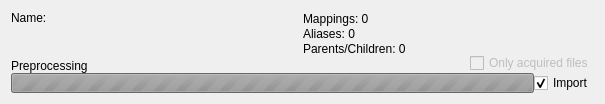
<?xml version="1.0" encoding="UTF-8"?>
<ui version="4.0">
 <class>TagServiceWidget</class>
 <widget class="QWidget" name="TagServiceWidget">
  <property name="geometry">
   <rect>
    <x>0</x>
    <y>0</y>
    <width>605</width>
    <height>104</height>
   </rect>
  </property>
  <property name="sizePolicy">
   <sizepolicy hsizetype="Preferred" vsizetype="Fixed">
    <horstretch>0</horstretch>
    <verstretch>0</verstretch>
   </sizepolicy>
  </property>
  <property name="windowTitle">
   <string>Form</string>
  </property>
  <layout class="QVBoxLayout" name="verticalLayout_5">
   <item>
    <layout class="QVBoxLayout" name="verticalLayout_4">
     <property name="spacing">
      <number>0</number>
     </property>
     <item>
      <layout class="QHBoxLayout" name="horizontalLayout_3">
       <property name="spacing">
        <number>0</number>
       </property>
       <item>
        <layout class="QVBoxLayout" name="verticalLayout_2">
         <property name="spacing">
          <number>0</number>
         </property>
         <property name="leftMargin">
          <number>0</number>
         </property>
         <property name="topMargin">
          <number>0</number>
         </property>
         <property name="rightMargin">
          <number>0</number>
         </property>
         <property name="bottomMargin">
          <number>0</number>
         </property>
         <item>
          <widget class="QLabel" name="name">
           <property name="sizePolicy">
            <sizepolicy hsizetype="Preferred" vsizetype="Fixed">
             <horstretch>0</horstretch>
             <verstretch>0</verstretch>
            </sizepolicy>
           </property>
           <property name="minimumSize">
            <size>
             <width>0</width>
             <height>0</height>
            </size>
           </property>
           <property name="text">
            <string>Name: </string>
           </property>
          </widget>
         </item>
         <item alignment="Qt::AlignmentFlag::AlignBottom">
          <widget class="QLabel" name="statusLabel">
           <property name="sizePolicy">
            <sizepolicy hsizetype="Preferred" vsizetype="Fixed">
             <horstretch>0</horstretch>
             <verstretch>0</verstretch>
            </sizepolicy>
           </property>
           <property name="text">
            <string>Preprocessing</string>
           </property>
          </widget>
         </item>
        </layout>
       </item>
       <item>
        <layout class="QVBoxLayout" name="verticalLayout_3">
         <property name="spacing">
          <number>0</number>
         </property>
         <item>
          <layout class="QVBoxLayout" name="verticalLayout">
           <property name="spacing">
            <number>0</number>
           </property>
           <property name="sizeConstraint">
            <enum>QLayout::SizeConstraint::SetDefaultConstraint</enum>
           </property>
           <item>
            <widget class="QLabel" name="mappingsCount">
             <property name="text">
              <string>Mappings: 0</string>
             </property>
            </widget>
           </item>
           <item alignment="Qt::AlignmentFlag::AlignTop">
            <widget class="QLabel" name="aliasesCount">
             <property name="sizePolicy">
              <sizepolicy hsizetype="Preferred" vsizetype="Maximum">
               <horstretch>0</horstretch>
               <verstretch>0</verstretch>
              </sizepolicy>
             </property>
             <property name="text">
              <string>Aliases: 0</string>
             </property>
            </widget>
           </item>
          </layout>
         </item>
         <item>
          <layout class="QHBoxLayout" name="horizontalLayout_2">
           <property name="spacing">
            <number>0</number>
           </property>
           <item alignment="Qt::AlignmentFlag::AlignTop">
            <widget class="QLabel" name="parentsCount">
             <property name="sizePolicy">
              <sizepolicy hsizetype="Preferred" vsizetype="Maximum">
               <horstretch>0</horstretch>
               <verstretch>0</verstretch>
              </sizepolicy>
             </property>
             <property name="text">
              <string>Parents/Children: 0</string>
             </property>
            </widget>
           </item>
           <item alignment="Qt::AlignmentFlag::AlignRight|Qt::AlignmentFlag::AlignBottom">
            <widget class="QCheckBox" name="checkBox">
             <property name="enabled">
              <bool>false</bool>
             </property>
             <property name="sizePolicy">
              <sizepolicy hsizetype="Fixed" vsizetype="Fixed">
               <horstretch>0</horstretch>
               <verstretch>0</verstretch>
              </sizepolicy>
             </property>
             <property name="toolTip">
              <string>&lt;html&gt;&lt;head/&gt;&lt;body&gt;&lt;p&gt;Only processes mappings for files that you've obtained&lt;/p&gt;&lt;/body&gt;&lt;/html&gt;</string>
             </property>
             <property name="text">
              <string>Only acquired files</string>
             </property>
            </widget>
           </item>
          </layout>
         </item>
        </layout>
       </item>
      </layout>
     </item>
     <item>
      <layout class="QHBoxLayout" name="horizontalLayout">
       <property name="spacing">
        <number>0</number>
       </property>
       <item>
        <widget class="QProgressBar" name="progressBar">
         <property name="enabled">
          <bool>false</bool>
         </property>
         <property name="sizePolicy">
          <sizepolicy hsizetype="Expanding" vsizetype="Maximum">
           <horstretch>0</horstretch>
           <verstretch>0</verstretch>
          </sizepolicy>
         </property>
         <property name="styleSheet">
          <string notr="true">color: rgb(0, 170, 0);</string>
         </property>
         <property name="minimum">
          <number>0</number>
         </property>
         <property name="maximum">
          <number>0</number>
         </property>
         <property name="value">
          <number>-1</number>
         </property>
         <property name="textVisible">
          <bool>true</bool>
         </property>
        </widget>
       </item>
       <item>
        <widget class="QCheckBox" name="cbShouldImport">
         <property name="text">
          <string>Import</string>
         </property>
         <property name="checked">
          <bool>true</bool>
         </property>
        </widget>
       </item>
      </layout>
     </item>
    </layout>
   </item>
  </layout>
 </widget>
 <resources/>
 <connections/>
</ui>
